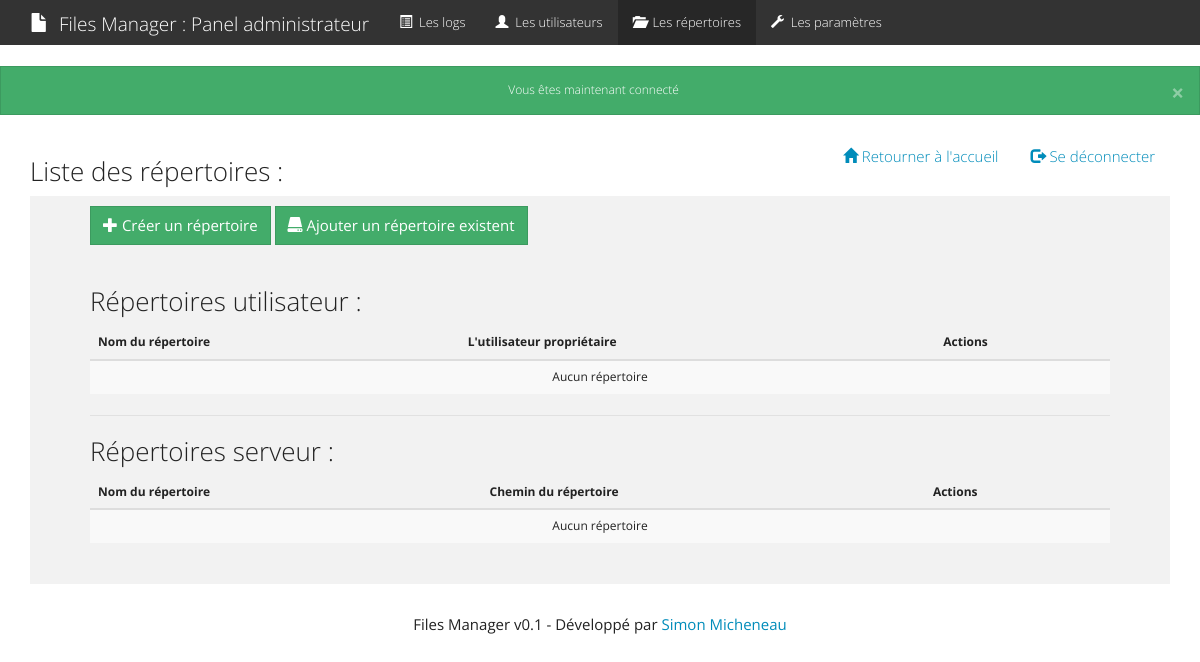
Before: /admin/directory.php (signed in) with the older database file.
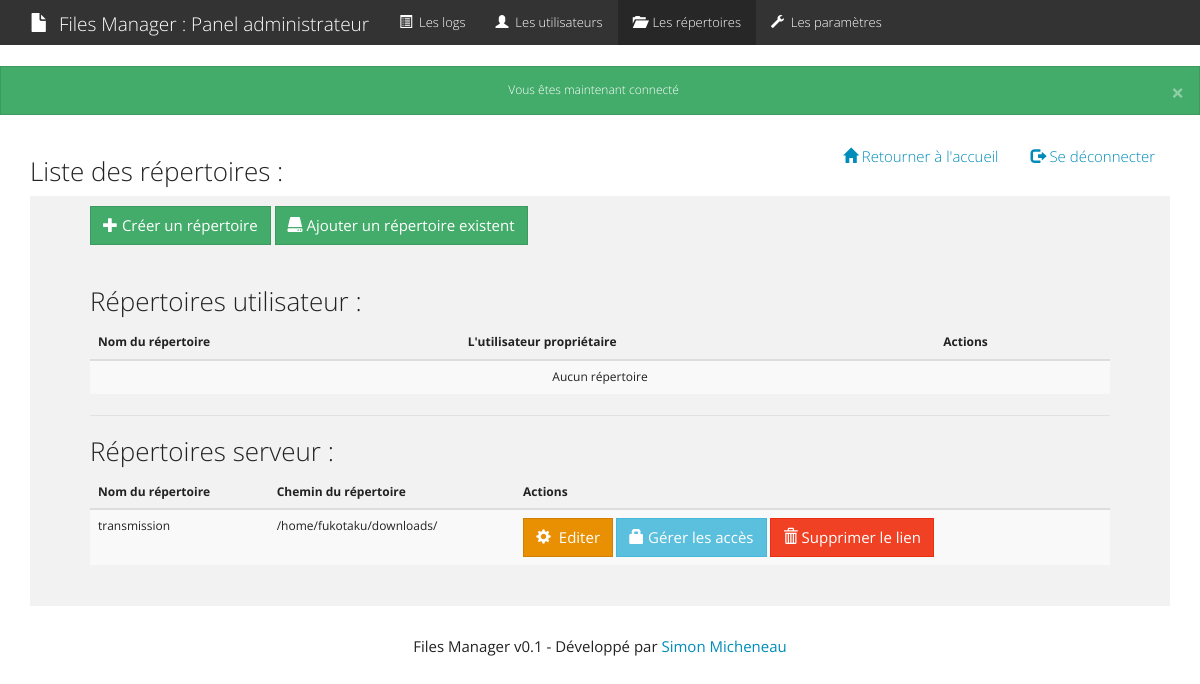
After: the same page with the newer database file.
### tables this page shows
CREATE TABLE IF NOT EXISTS `internal` (
  `id` int(11) NOT NULL AUTO_INCREMENT,
  `name` varchar(255) NOT NULL,
  `location` varchar(255) NOT NULL,
  `url` varchar(255) NOT NULL,
  PRIMARY KEY (`id`)
);

### inc/function.php (called while the page is built, shortened)
<?php
function csrf(){
    return 'csrf='.$_SESSION['csrf'];
}
?>

### admin/directory.php (the view, shortened to what this page needs)
<?php
  $page = "directory";
  require_once 'inc/header.php';
?>
  <div class="container">
    <div class="header clearfix">
      <nav>
        <ul class="nav nav-pills pull-right">
          <li><a href="../index.php"><span class="glyphicon glyphicon-home"></span> Retourner à l'accueil</a></li>
          <li><a href="../logout.php"><span class="glyphicon glyphicon-log-out"></span> Se déconnecter</a></li>
        </ul>
      </nav>
      <h3>Liste des répertoires :</h3>
    </div>
    <div class="jumbotron">
      <a href="directory_edit.php" class="btn btn-success input-margin"><span class="glyphicon glyphicon-plus"></span> Créer un répertoire</a>
      <a href="internal_edit.php" class="btn btn-success input-margin"><span class="glyphicon glyphicon-hdd"></span> Ajouter un répertoire existent</a>
      <br/><br/>
      <h3>Répertoires utilisateur :</h3>
      <table class="table table-striped">
        <thead>
          <tr>
            <th>Nom du répertoire</th>
            <th>L'utilisateur propriétaire</th>
            <th>Actions</th>
          </tr>
        </thead>
        <tbody>
          <?php
            $existe_directory = 0;
            if($existe_directory == 0){
              echo '<tr class="text-center">
                      <td colspan="3">Aucun répertoire</td>
                    </tr>';
            }
          ?>
        </tbody>
      </table>
      <hr>
      <h3>Répertoires serveur :</h3>
      <table class="table table-striped">
        <thead>
          <tr>
            <th>Nom du répertoire</th>
            <th>Chemin du répertoire</th>
            <th>Actions</th>
          </tr>
        </thead>
        <tbody>
          <?php
            $req = $pdo->query('SELECT * FROM internal');
            $existe_internal = 0;
            while($data = $req->fetch()){
              $existe_internal++;
              echo '<tr>
                      <td>'.$data->name.'</td>
                      <td>'.$data->location.'</td>
                      <td>
                        <a href="internal_edit.php?id='.$data->id.'" class="btn btn-warning input-margin"><span class="glyphicon glyphicon-cog"></span> &nbsp;Editer</a>
                        <a href="access.php?id='.$data->id.'" class="btn btn-info input-margin"><span class="glyphicon glyphicon-lock"></span> Gérer les accès</a>
                        <a href="directory.php?delete_internal='.$data->id.'&'.csrf().'" class="btn btn-danger input-margin" onclick="return confirm(\'Êtes vous sur ?\');"><span class="glyphicon glyphicon-trash"></span> Supprimer le lien</a>
                      </td>
                    </tr>';
            }
            if($existe_internal == 0){
              echo '<tr class="text-center">
                      <td colspan="3">Aucun répertoire</td>
                    </tr>';
            }
          ?>
        </tbody>
      </table>
    </div>
  </div>
<?php
  require_once 'inc/footer.php';
?>

### admin/inc/header.php (shortened to what this page needs)
<?php
  require_once '../inc/function.php';
?>
<!DOCTYPE html>
<html lang="fr">
  <head>
    <link href="../asset/css/bootstrap.css" rel="stylesheet">
  </head>
  <body>
    <nav class="navbar navbar-default">
    <div class="container">
      <div class="navbar-header">
        <a class="navbar-brand"><span class="glyphicon glyphicon-file"></span> &nbsp;Files Manager : Panel administrateur</a>
      </div>
      <div class="collapse navbar-collapse" id="bs-example-navbar-collapse-1">
        <ul class="nav navbar-nav">
          <li <?php if(isset($page) && $page == "index"){echo "class=\"active\"";} ?>><a href="index.php"> <span class="glyphicon glyphicon-list-alt"></span> &nbsp;Les logs</a></li>
          <li <?php if(isset($page) && $page == "users"){echo "class=\"active\"";} ?>><a href="users.php"> <span class="glyphicon glyphicon-user"></span> &nbsp;Les utilisateurs</a></li>
          <li <?php if(isset($page) && $page == "directory"){echo "class=\"active\"";} ?>><a href="directory.php"> <span class="glyphicon glyphicon-folder-open"></span> &nbsp;Les répertoires</a></li>
          <li <?php if(isset($page) && $page == "settings"){echo "class=\"active\"";} ?>><a href="settings.php"> <span class="glyphicon glyphicon-wrench"></span> &nbsp;Les paramètres</a></li>
        </ul>
      </div>
    </div>
  </nav>
  <?php if(isset($_SESSION['flash'])): ?>
      <?php foreach($_SESSION['flash'] as $type => $message): ?>
          <div class="alert text-center alert-<?= $type; ?>">
            <button type="button" class="close" data-dismiss="alert">&times;</button>
              <?= $message; ?>
          </div>
      <?php endforeach; ?>
  <?php endif; ?>

### admin/inc/footer.php (shortened to what this page needs)
      <footer class="footer">
        <p class="text-center">Files Manager v0.1 - Développé par <a href="http://simon-micheneau.fr/" target="_blank">Simon Micheneau</a></p>
      </footer>
  </body>
</html>

Changed rows visible on the page:
added internal: name "transmission", location "/home/fukotaku/downloads/"
Other visible differences:
text no longer shown: "Aucun répertoire"
